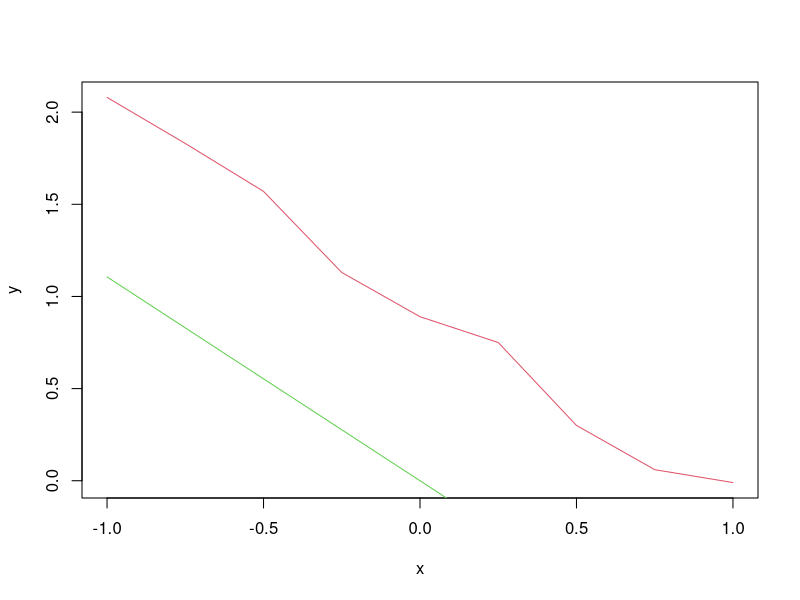
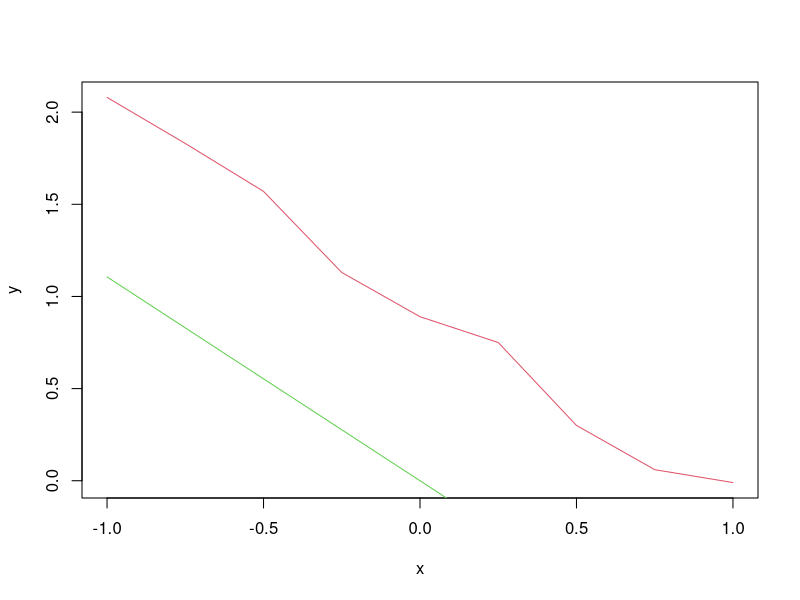
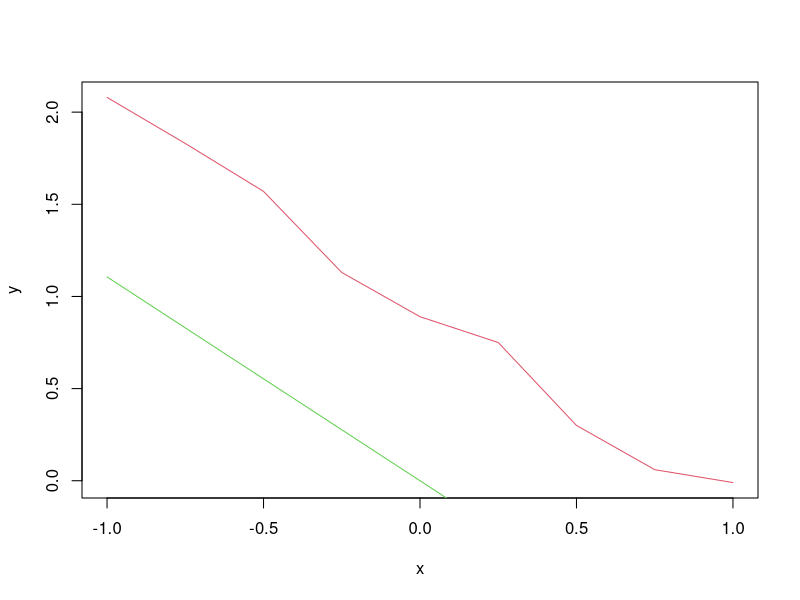
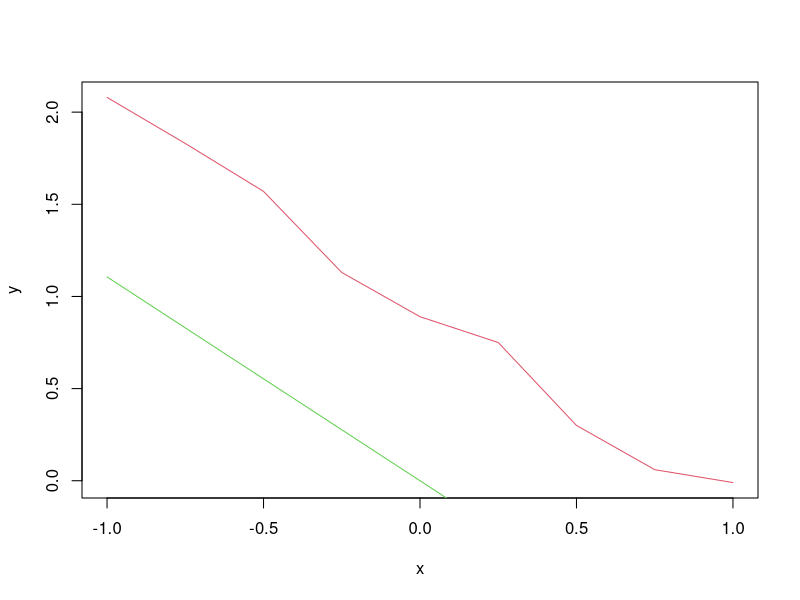

Reproduce these figures in R, in order.
## ---- chunk 1
# no pec
## ---- chunk 2
# Олон гишүүнтийн санг дуудах
library(polynom)

# Биномт тархалтын хувьд **I** эрэмбийн төвийн момент
M1 <- 0

# M_1 бодож байна. Олон гишүүнтийн аргумент `x` хувьсагч байна.
for(k in 1:10){ M1 <- M1 + k*choose(10,k)*poly.calc(rep(0,k))*(-1)**k*poly.calc(rep(1,10-k)) }
# Үр дүнг харах
M1

# **p** параметрын утгыг олвол,
# 10 p = 6.8
p <- 6.8/10

## ---- chunk 3
# Олон гишүүнтийн санг дуудах
library(polynom)

# Биномт тархалтын хувьд **I** эрэмбийн төвийн момент
M1 <- 0

# M_1 бодож байна. Олон гишүүнтийн аргумент `x` хувьсагч байна.
for(k in 1:10){ M1 <- M1 + k*choose(10,k)*poly.calc(rep(0,k))*(-1)**k*poly.calc(rep(1,10-k)) }
# Үр дүнг харах
M1

# **p** параметрын утгыг олвол,
# 10 p = 6.8
p <- 6.8/10
## ---- chunk 4
x <- c(-1, -0.75, -0.5, -0.25, 0.0, 0.25, 0.5, 0.75, 1.0)
y <- c(2.08, 1.83, 1.57, 1.13, 0.89, 0.75, 0.30, 0.06, -0.01)
n <- 9
## ---- chunk 5
# x, y -ын дундаж
Mx <- mean(x)
My <- mean(y)
# xy, x^2 -ын дундаж
Mxy <- mean(x*y)
Mxx <- mean(x**2)

# коеффициентуудыг олвол,
a1 <- (Mxy - Mx*My)/(Mxx - Mx**2)
a2 <- n*(Mx**2*My - Mx*Mxy)/(Mxx -Mx**2)

# регрессын тэгшитгэлийг бодож зурвал,
y_lin  <- a1*x + a2
plot(x,y,type="l",col=2)
lines(x,y_lin,col=3)
## ---- chunk 6
# x, y -ын дундаж
Mx <- mean(x)
My <- mean(y)
# xy, x*x -ын дундаж
Mxy <- mean(x*y)
Mxx <- mean(x**2)

# коеффициентуудыг олвол,
a1 <- (Mxy - Mx*My)/(Mxx - Mx**2)
a2 <- n*(Mx**2*My - Mx*Mxy)/(Mxx -Mx**2)

# регрессын тэгшитгэлийг бодож зурвал,
y_lin  <- a1*x + a2
plot(x,y,type="l",col=2)
lines(x,y_lin,col=3)
## ---- chunk 7
x <- c(-1, -0.75, -0.5, -0.25, 0.0, 0.25, 0.5, 0.75, 1.0)
y <- c(2.08, 1.83, 1.57, 1.13, 0.89, 0.75, 0.30, 0.06, -0.01)
n <- 9
## ---- chunk 8
# x, y -ын дундаж
Mx <- mean(x)
My <- mean(y)
# xy, x^2 -ын дундаж
Mxy <- mean(x*y)
Mxx <- mean(x**2)

# коеффициентуудыг олвол,
a1 <- (Mxy - Mx*My)/(Mxx - Mx**2)
a2 <- n*(Mx**2*My - Mx*Mxy)/(Mxx -Mx**2)

# регрессын тэгшитгэлийг бодож зурвал,
y_lin  <- a1*x + a2
plot(x,y,type="l",col=2)
lines(x,y_lin,col=3)
## ---- chunk 9
# x, y -ын дундаж
Mx <- mean(x)
My <- mean(y)
# xy, x*x -ын дундаж
Mxy <- mean(x*y)
Mxx <- mean(x**2)

# коеффициентуудыг олвол,
a1 <- (Mxy - Mx*My)/(Mxx - Mx**2)
a2 <- n*(Mx**2*My - Mx*Mxy)/(Mxx -Mx**2)

# регрессын тэгшитгэлийг бодож зурвал,
y_lin  <- a1*x + a2
plot(x,y,type="l",col=2)
lines(x,y_lin,col=3)
